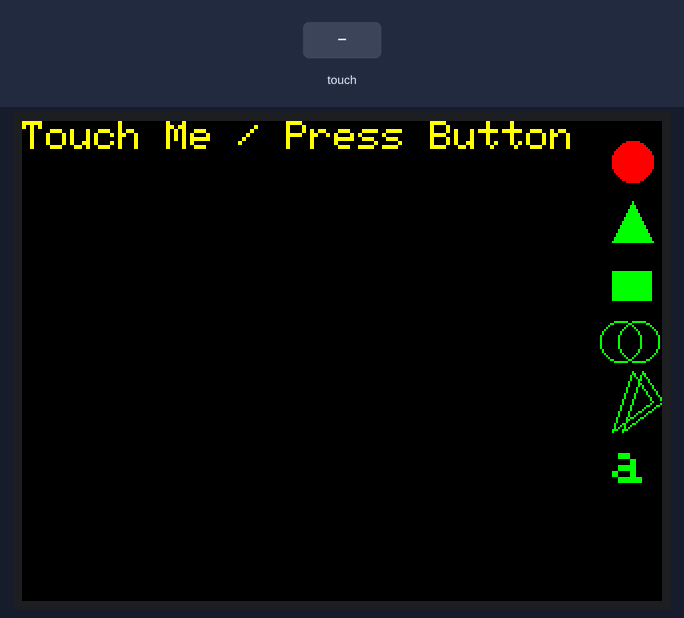
Recording of a sketch running on a simulated Arduino Uno, built with avr-gcc and run on an emulated ATmega328P. Shown: 320×240 colour display. The test bench sets the inputs (shaded band). Random numbers use the default seed unless the sketch sets one.

Above: at 4.5 s.
4.6 s: touch panel pressed at 13 % / 10 % of its raw x / y range
At 5.1 s:
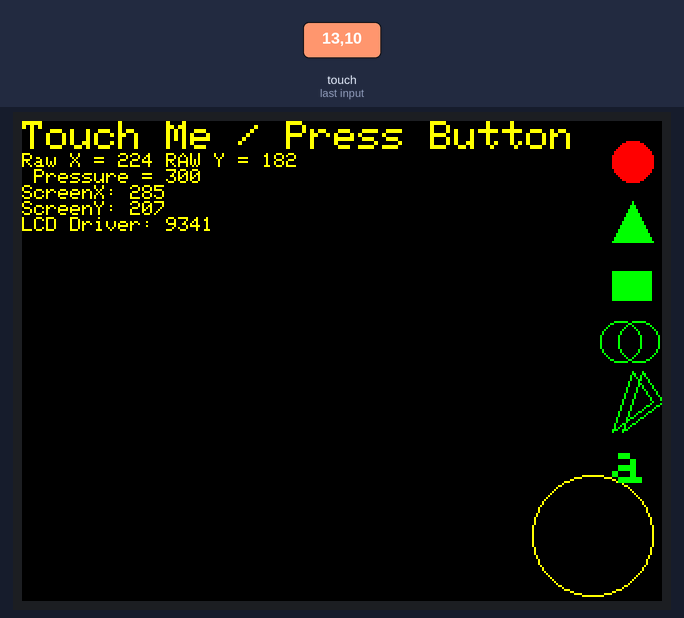
6.3 s: touch panel pressed at 38 % / 10 % of its raw x / y range
At 17.4 s:
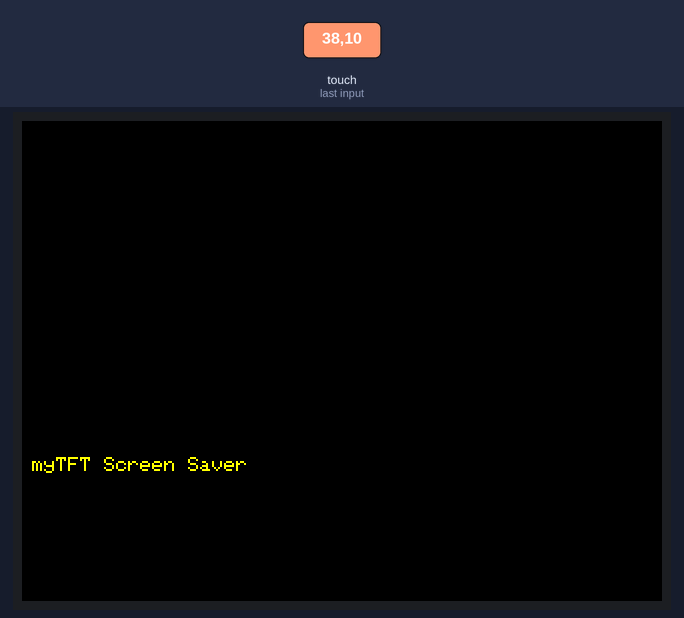
At 18.1 s:
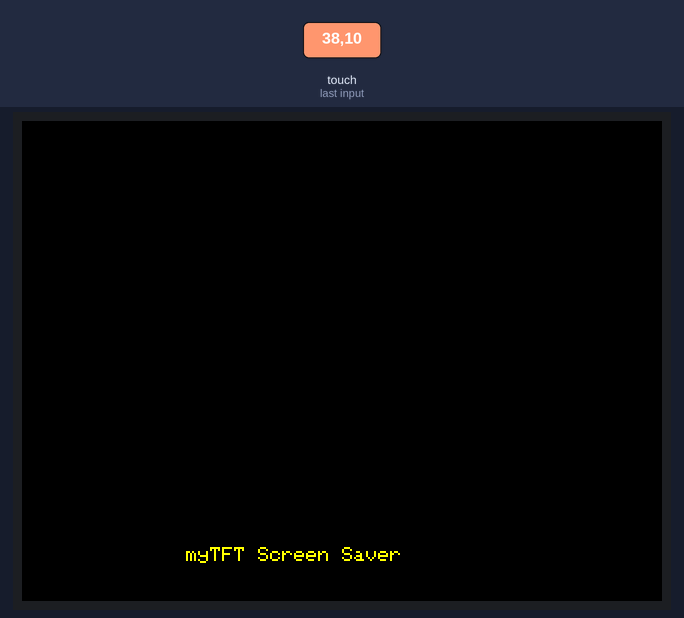
Timing chart, 0 to 19.1 s (numbered marks = the images above; inputs shaded):
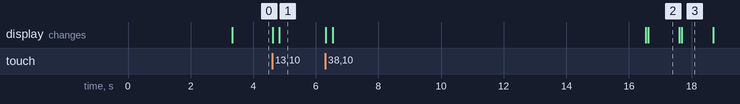

The sketch:

myTFTScreenSaver.ino
```cpp
#include <TouchScreen.h>
#include <Adafruit_GFX.h>    // Core graphics library
#include <Adafruit_TFTLCD.h> // Hardware-specific library

// The control pins for the LCD can be assigned to any digital or
// analog pins...but we'll use the analog pins as this allows us to
// double up the pins with the touch screen (see the TFT paint example).
#define LCD_CS A3 // Chip Select goes to Analog 3
#define LCD_CD A2 // Command/Data goes to Analog 2
#define LCD_WR A1 // LCD Write goes to Analog 1
#define LCD_RD A0 // LCD Read goes to Analog 0
#define LCD_RESET A4 // Can alternately just connect to Arduino's reset pin

// Pins for the LCD Shield
#define YP A3 // must be analog
#define XM A2 // must be analog
#define YM 9  // digital or analog pin
#define XP 8  // digital or analog pin

#define MINPRESSURE 1
#define MAXPRESSURE 1000

// Calibration mins and max for raw data when touching edges of screen
#define TS_MINX 115
#define TS_MINY 95
#define TS_MAXX 900
#define TS_MAXY 890


// Assign human-readable names to some common 16-bit color values:
#define BLACK   0x0000
#define BLUE    0x001F
#define RED     0xF800
#define GREEN   0x07E0
#define CYAN    0x07FF
#define MAGENTA 0xF81F
#define YELLOW  0xFFE0
#define WHITE   0xFFFF

const char* touchMeStr = "Touch Me / Press Button";

Adafruit_TFTLCD tft(LCD_CS, LCD_CD, LCD_WR, LCD_RD, LCD_RESET);

TouchScreen ts = TouchScreen(XP, YP, XM, YM, 300);

int touchCnt = 0;
int buttonState = 0;
long int timeCnt;
char drawChars[] = {'a', 'b', 'c', 'd', 'e', 'f', 'g', 'h', 'i', 'j'};
const int SCREEN_TIMEOUT = 10000;


void setup() {
  // put your setup code here, to run once:

  tft.reset();

  uint16_t identifier = tft.readID();

  tft.begin(identifier);

  tft.fillScreen(BLACK);
  tft.setRotation(1);
  tft.setCursor(30,100);
  tft.setTextColor(RED);
  tft.setTextSize(2);
  tft.println("LCD driver chip: ");
  tft.setCursor(100, 150);
  tft.setTextColor(BLUE);
  tft.println(identifier, HEX);

  delay(3000);

  tft.fillScreen(BLACK);
  tft.setTextColor(YELLOW);

 tft.setCursor(0, 0);
 tft.println(touchMeStr);

 timeCnt = millis();
}


void loop() {
  // put your main code here, to run repeatedly:

  // a point object holds x y and z coordinates
  TSPoint p = ts.getPoint();

  pinMode(XM, OUTPUT);
  pinMode(YP, OUTPUT);

  if (millis() > (timeCnt + SCREEN_TIMEOUT))
  {
    RunScreenSaver();
  } else {
    drawButtons();
  }

  // we have some minimum pressure we consider 'valid'
  // pressure of 0 means no pressing
  if (p.z > MINPRESSURE && p.z < MAXPRESSURE) {
    // reset the screen
    tft.fillScreen(BLACK);
    tft.setCursor(0, 0);
    tft.setTextSize(2);
    tft.println(touchMeStr);

    long colorPressure = (p.z * 65535) / 1000; //color changes dependent on pressure

    colorPressure = YELLOW; // just to make it easier to see when testing

    if (touchCnt == 10)
    {
      touchCnt = 0;
    }

    // May need to adjust if cordinates are being reversed due to screen rotation
    int YY = tft.height() - (map(p.x, TS_MINX, TS_MAXX, 0, tft.height()));
    int XX = tft.width() - (map(p.y, TS_MINY, TS_MAXY, 0, tft.width()));

    // determine if a button has been pressed
    if (XX > 295 && YY < 30) // first button region 30 up
      buttonState = 0;
    if ((XX >= 295 && YY >=30) && (XX >= 295 && YY < 60)) // second button region 30 thru 59
      buttonState = 1;
    if ((XX >= 295 && YY >=60) && (XX >= 295 && YY < 100)) // second button region 60 thru 99
      buttonState = 2;
    if ((XX > 295 && YY >=100) && (XX >= 295 && YY < 120)) // second button region 100 thru 119
      buttonState = 3;
    if ((XX > 295 && YY >= 120) && (XX >= 295 && YY < 155)) // second button region 120 thru 154
      buttonState = 4;
    if ((XX >= 295 && YY >= 155) && (XX >= 295 && YY < 200)) // second button region 155 thru 200
      buttonState = 5;

    // button pressed
    switch (buttonState)
    {
      case 0:
        tft.fillCircle(305, 20, 10, RED);
        tft.drawCircle(305, 20, 10, GREEN);
        tft.drawCircle(XX, YY, p.z / 10, colorPressure);
        break;

      case 1:
        tft.fillTriangle(295, 60, 305, 40, 315, 60, RED);
        tft.drawTriangle(XX, YY, XX + 50, YY + 50, YY - 50, XX - 50, colorPressure);
        break;

      case 2:
        tft.fillRect(295, 75, 20, 15, RED);
        tft.drawRect(XX, YY, 100, 50, colorPressure);
        break;

      case 3:
        tft.drawCircle(308, 110, 10, RED);
        tft.drawCircle(299, 110, 10, RED);
        DrawDesign(XX, YY, 3, 25);
        break;

      case 4:
        tft.drawTriangle(295, 155, 305, 125, 315, 140, RED);
        tft.drawTriangle(300, 155, 310, 125, 320, 140, RED);
        TriangleDesign(XX, YY, 5);
        break;

      case 5:
        tft.drawChar(295, 160, 'a', RED, RED, 3);
        tft.drawChar(XX, YY, drawChars[touchCnt], colorPressure, colorPressure, 6);
        break;
    }

    // Prints out the raw and transposed data which is useful for troubleshooting

    tft.setTextSize(1);
    tft.setTextColor(colorPressure); // converts the pressure reading to a color

    tft.print("Raw X = ");
    tft.print(p.x);

    tft.print(" RAW Y = ");
    tft.println(p.y);

    tft.print(" Pressure = ");
    tft.println(p.z);

    tft.print("ScreenX: ");
    tft.println(XX);
    tft.print("ScreenY: ");
    tft.println(YY);

    tft.print("LCD Driver: ");
    tft.println(tft.readID(), HEX);

    touchCnt = touchCnt + 1;
    timeCnt = millis();
    }

}

void drawButtons()
{
  // Setup Buttons
  // circle button unpressed
  if (buttonState == 0)
    tft.fillCircle(305, 20, 10, RED);
  else
    tft.fillCircle(305, 20, 10, GREEN);

  // triangle button
  if (buttonState == 1)
  {
    tft.fillTriangle(295, 60, 305, 40, 315, 60, RED);
  } else {
    tft.fillTriangle(295, 60, 305, 40, 315, 60, GREEN);
  }

  // rectangle button
  if (buttonState == 2)
  {
    tft.fillRect(295, 75, 20, 15, RED);
  } else {
    tft.fillRect(295, 75, 20, 15, GREEN);
  }

  // circle button
  if (buttonState == 3)
  {
    tft.drawCircle(308, 110, 10, RED);
    tft.drawCircle(299, 110, 10, RED);
  } else {
    tft.drawCircle(308, 110, 10, GREEN);
    tft.drawCircle(299, 110, 10, GREEN);
  }

  // triangle button
  if (buttonState == 4)
  {
    tft.drawTriangle(295, 155, 305, 125, 315, 140, RED);
    tft.drawTriangle(300, 155, 310, 125, 320, 140, RED);
  } else {
    tft.drawTriangle(295, 155, 305, 125, 315, 140, GREEN);
    tft.drawTriangle(300, 155, 310, 125, 320, 140, GREEN);
  }

  // character draw button
  if (buttonState == 5)
    tft.drawChar(295, 160, 'a', RED, RED, 3);
  else
    tft.drawChar(295, 160, 'a', GREEN, GREEN, 3);
}


void RunScreenSaver()
{
  randomSeed(millis() / 100);

  int x = random(20, 300);
  int y = random(20, 220);

  tft.fillScreen(BLACK);
  tft.setCursor(x - 50, y + 50);
  //tft.setTextSize(x / 100);
  tft.setTextSize(1);
  tft.print("myTFT Screen Saver");
  delay(1000);

}

void TriangleDesign(int XX, int YY, int mp)
{
  for (int i=0; i<5; i++)
  {
    tft.drawTriangle(XX, YY, XX + (mp * i), YY + (mp * i), YY - (mp * i), XX - (mp * i), RED);
  }
}

void DrawDesign(int XX, int YY, int mp, int rad)
{
  for (int i=0; i<5; i++)
  {
    tft.drawCircle(XX + (i * mp), YY - (i * mp), rad, RED);
    tft.drawCircle(XX + (i * mp), YY - (i * mp), rad, GREEN);
    tft.drawCircle(XX + (i * mp), YY - (i * mp), rad, BLUE);
    tft.drawCircle(XX + (i * mp), YY - (i * mp), rad, YELLOW);
  }
}

void CircleMove(int speed)
{
  for (int i = 0; i <320; i++)
  {
    tft.drawCircle(i + speed, 120, 30, WHITE);
    tft.fillScreen(BLACK);
  }
}
```

Measured:
- after the input at 4.6 s, the display: first changes at once (image 1 shows a later state)
- what the display in image 2 shows lasts 1.0 s, from 16.6 s to 17.6 s
